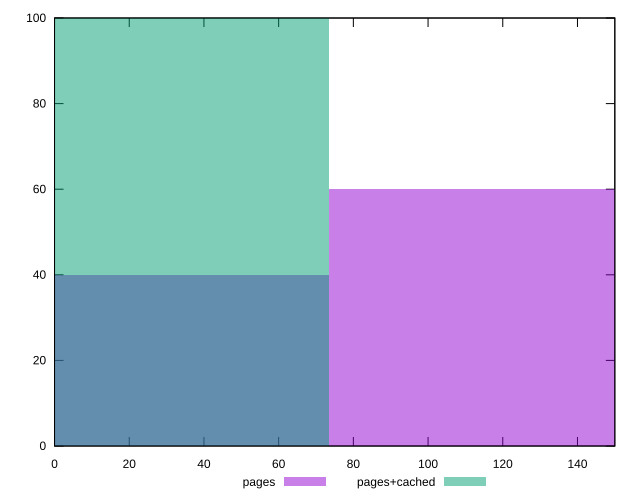

Reproduce this figure in gnuplot.
reset

$pages <<EOF
0 40
146.90158263586503 60
EOF

$pagesCached <<EOF
0 100
EOF

set key outside below
set boxwidth 146.90158263586503
set xrange [0:150]
set yrange [0:100]
set trange [0:100]
set style fill transparent solid 0.5 noborder
set terminal svg size 640, 500 enhanced background rgb 'white'
set output "reprap/unminified-javascript/comparison/histogram/1_vs_2.svg"

plot $pages title "pages" with boxes, \
     $pagesCached title "pages+cached" with boxes

reset
